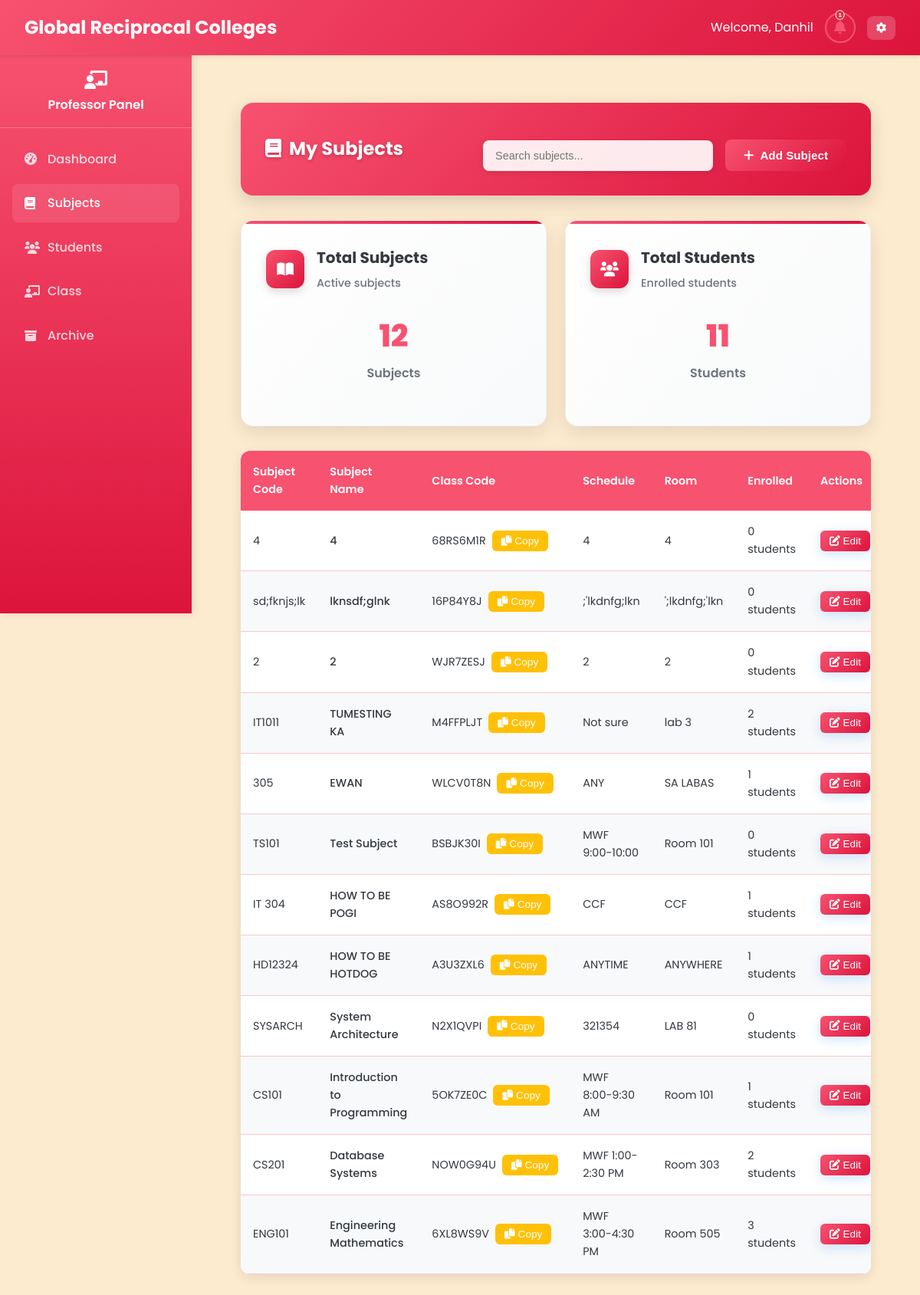
/Professor/manage_subjects.php (signed in), run on the app's committed database.
### tables this page shows
CREATE TABLE `classes` (
  `class_id` varchar(20) NOT NULL,
  `class_name` varchar(100) NOT NULL,
  `class_code` varchar(20) NOT NULL,
  `subject_id` varchar(20) DEFAULT NULL,
  `professor_id` varchar(20) DEFAULT NULL,
  `schedule` varchar(100) DEFAULT NULL,
  `room` varchar(50) DEFAULT NULL,
  `created_at` datetime NOT NULL,
  `updated_at` datetime NOT NULL,
  `section` varchar(10) DEFAULT NULL,
  `semester_id` int(11) DEFAULT NULL,
  `status` enum('active','archived') DEFAULT 'active',
  `school_year_semester_id` int(11) DEFAULT NULL
);

CREATE TABLE `subjects` (
  `subject_id` varchar(20) NOT NULL,
  `subject_name` varchar(100) NOT NULL,
  `subject_code` varchar(20) NOT NULL,
  `description` text DEFAULT NULL,
  `credits` int(11) NOT NULL,
  `duration_id` int(11) DEFAULT NULL,
  `created_at` datetime NOT NULL,
  `updated_at` datetime NOT NULL,
  `semester_id` int(11) DEFAULT NULL
);

### Professor/manage_subjects.php (the view, shortened to what this page needs)
<?php
require_once '../php/db.php';
$professor_id = $_SESSION['user_id'];
$query = "SELECT s.*, s.duration_id, c.class_code, c.schedule, c.room, sys.school_year, sys.semester
          FROM subjects s
          JOIN classes c ON s.subject_id = c.subject_id
          JOIN school_year_semester sys ON c.school_year_semester_id = sys.id
          WHERE c.professor_id = ? AND c.status = 'active'
          ORDER BY s.created_at DESC";
$stmt = $pdo->prepare($query);
$stmt->execute([$professor_id]);
$subjects = $stmt->fetchAll();
$enrollment_counts = [];
foreach ($subjects as $subject) {
    $stmt = $pdo->prepare("SELECT COUNT(*) as count FROM student_classes sc
                          JOIN classes c ON sc.class_id = c.class_id
                          WHERE c.subject_id = ?");
    $stmt->execute([$subject['subject_id']]);
    $enrollment_counts[$subject['subject_id']] = $stmt->fetch()['count'];
}
?>
<!DOCTYPE html>
<html lang="en">
<head>
    <link rel="stylesheet" href="../css/styles_fixed.css">
    <link rel="stylesheet" href="https://cdnjs.cloudflare.com/ajax/libs/font-awesome/6.0.0/css/all.min.css">
</head>
<body>
    <?php include '../includes/navbar_professor.php'; ?>
    <?php include '../includes/sidebar_professor.php'; ?>
    <main class="main-content">
        <div class="dashboard-container">
            <div class="table-header-enhanced">
                <h2 class="table-title-enhanced"><i class="fas fa-book" style="margin-right: 10px;"></i>My Subjects</h2>
                <div class="table-actions-enhanced">
                    <input type="text" id="searchInput" class="search-input-enhanced" placeholder="Search subjects..." onkeyup="filterSubjects()">
                    <button class="stat-primary-btn" onclick="openModal('addSubjectModal')">
                        <i class="fas fa-plus"></i> Add Subject
                    </button>
                </div>
            </div>
            <div class="stats-grid">
                <div class="stat-card-enhanced">
                    <div class="stat-header-enhanced">
                        <div class="stat-icon-enhanced">
                            <i class="fas fa-book-open"></i>
                        </div>
                        <div class="stat-info-enhanced">
                            <h3 class="stat-title-enhanced">Total Subjects</h3>
                            <span class="stat-subtitle-enhanced">Active subjects</span>
                        </div>
                    </div>
                    <div class="stat-metrics-enhanced">
                        <div class="stat-main-metric">
                            <div class="stat-value-enhanced"><?php echo count($subjects); ?></div>
                            <div class="stat-label-enhanced">Subjects</div>
                        </div>
                    </div>
                </div>
                <div class="stat-card-enhanced">
                    <div class="stat-header-enhanced">
                        <div class="stat-icon-enhanced">
                            <i class="fas fa-users"></i>
                        </div>
                        <div class="stat-info-enhanced">
                            <h3 class="stat-title-enhanced">Total Students</h3>
                            <span class="stat-subtitle-enhanced">Enrolled students</span>
                        </div>
                    </div>
                    <div class="stat-metrics-enhanced">
                        <div class="stat-main-metric">
                            <div class="stat-value-enhanced"><?php echo array_sum($enrollment_counts); ?></div>
                            <div class="stat-label-enhanced">Students</div>
                        </div>
                    </div>
                </div>
            </div>
            <div class="table-container-enhanced">
                <table class="table-enhanced">
                    <thead>
                        <tr>
                            <th class="mobile-hidden">Subject Code</th>
                            <th>Subject Name</th>
                            <th>Class Code</th>
                            <th class="mobile-hidden">Schedule</th>
                            <th class="mobile-hidden">Room</th>
                            <th class="mobile-hidden">Enrolled</th>
                            <th class="mobile-hidden">Actions</th>
                        </tr>
                    </thead>
                    <tbody>
                        <?php foreach ($subjects as $subject): ?>
                        <tr>
                            <td class="mobile-hidden"><?php echo $subject['subject_code']; ?></td>
                            <td>
                                <a href="javascript:void(0)" onclick="viewSubjectDetails('<?php echo $subject['subject_id']; ?>')" class="subject-link">
                                    <?php echo $subject['subject_name']; ?>
                                </a>
                            </td>
                            <td>
                                <div class="class-code-display">
                                    <span><?php echo $subject['class_code']; ?></span>
                                    <button class="btn-sm-enhanced btn-warning-enhanced" onclick="regenerateCode('<?php echo $subject['class_code']; ?>')">
                                        <i class="fas fa-copy"></i> Copy
                                    </button>
                                </div>
                            </td>
                            <td class="mobile-hidden"><?php echo $subject['schedule']; ?></td>
                            <td class="mobile-hidden"><?php echo $subject['room']; ?></td>
                            <td class="mobile-hidden"><?php echo $enrollment_counts[$subject['subject_id']] ?? 0; ?> students</td>
                            <td class="mobile-hidden">
                                <div class="action-buttons">
                                    <button class="btn-sm-enhanced btn-primary-enhanced" onclick="editSubject(<?php echo htmlspecialchars(json_encode($subject)); ?>)">
                                        <i class="fas fa-edit"></i> Edit
                                    </button>
                                </div>
                            </td>
                        </tr>
                        <?php endforeach; ?>
                    </tbody>
                </table>
            </div>
        </div>
    </main>
</body>
</html>

### css/styles_fixed.css (style rules this page uses)
:root { --primary: #F75270; --primary-dark: #DC143C; --primary-light: #F7CAC9; --secondary: #F75270; --accent: #F7CAC9; --light: #FDEBD0; --dark: #343a40; --gray: #6c757d; --light-gray: #F7CAC9; --success: #F7CAC9; --warning: #FDEBD0; --danger: #DC143C; --info: #F75270; }
* { margin: 0; padding: 0; box-sizing: border-box; }
body { font-family: 'Poppins', sans-serif; background-color: var(--light); color: var(--dark); line-height: 1.6; }
.main-content { margin-top: 70px; padding: 2rem; min-height: calc(100vh - 70px); background: var(--light); transition: margin-left 0.3s ease; }
.main-content { margin-left: 250px; margin-top: 70px; padding: 2rem; min-height: calc(100vh - 70px); background: var(--light); transition: margin-left 0.3s ease, padding 0.3s ease; }
.dashboard-container { max-width: 1200px; margin: 0 auto; padding: 2rem; }
.stats-grid { display: grid; grid-template-columns: repeat(auto-fill, minmax(350px, 1fr)); gap: 2rem; margin-bottom: 2rem; }
.stat-card-enhanced { background: linear-gradient(135deg, #ffffff 0%, #f8f9fa 100%); border-radius: 16px; padding: 2rem; box-shadow: 0 8px 25px rgba(0, 0, 0, 0.1); border: 1px solid rgba(0, 0, 0, 0.05); transition: all 0.3s ease; position: relative; overflow: hidden; }
.stat-card-enhanced::before { content: ''; position: absolute; top: 0; left: 0; right: 0; height: 4px; background: linear-gradient(90deg, var(--primary) 0%, var(--primary-dark) 100%); }
.stat-header-enhanced { display: flex; align-items: center; gap: 1rem; margin-bottom: 1.5rem; }
.stat-icon-enhanced { width: 50px; height: 50px; background: linear-gradient(135deg, var(--primary) 0%, var(--primary-dark) 100%); border-radius: 12px; display: flex; align-items: center; justify-content: center; color: white; font-size: 1.2rem; box-shadow: 0 4px 12px rgba(0, 0, 0, 0.15); }
.stat-info-enhanced { flex: 1; }
.stat-title-enhanced { font-size: 1.25rem; font-weight: 700; color: var(--dark); margin: 0 0 0.25rem 0; }
.stat-subtitle-enhanced { font-size: 0.9rem; color: var(--gray); font-weight: 500; }
.stat-metrics-enhanced { margin-bottom: 1.5rem; }
.stat-main-metric { text-align: center; margin-bottom: 1.5rem; }
.stat-value-enhanced { font-size: 2.5rem; font-weight: 800; color: var(--primary); margin-bottom: 0.25rem; }
.stat-label-enhanced { font-size: 1rem; color: var(--gray); font-weight: 600; }
.stat-primary-btn { background: linear-gradient(135deg, var(--primary) 0%, var(--primary-dark) 100%); color: white; border: none; padding: 0.75rem 1.5rem; border-radius: 8px; cursor: pointer; font-size: 0.95rem; font-weight: 600; display: inline-flex; align-items: center; gap: 0.5rem; transition: transform 0.2s, box-shadow 0.2s; }
.table-header-enhanced { background: linear-gradient(135deg, var(--primary) 0%, var(--primary-dark) 100%); padding: 2rem; border-radius: 16px; margin-bottom: 2rem; box-shadow: 0 8px 25px rgba(0, 0, 0, 0.15); display: flex; justify-content: space-between; align-items: center; }
.table-title-enhanced { color: white; font-size: 1.5rem; font-weight: 700; margin: 0; text-shadow: 0 2px 4px rgba(0, 0, 0, 0.2); }
.table-actions-enhanced { display: flex; gap: 1rem; }

### includes/sidebar_professor.php (style rules this page uses)
.main-content { margin-left: 250px; padding: 2rem; width: calc(100% - 250px); box-sizing: border-box; }

### data on the page
classes: subject.subject_code "4", subject.subject_name "4", class_code "68RS6M1R", schedule "4", room "4", subject.subject_id "0"
classes: subject.subject_code "sd;fknjs;lk", subject.subject_name "lknsdf;glnk", class_code "16P84Y8J", schedule ";'lkdnfg;lkn", room "';lkdnfg;'lkn", subject.subject_id "0"
classes: subject.subject_code "2", subject.subject_name "2", class_code "WJR7ZESJ", schedule "2", room "2", subject.subject_id "0"
classes: subject.subject_code "IT1011", subject.subject_name "TUMESTING KA", class_code "M4FFPLJT", schedule "Not sure", room "lab 3", subject.subject_id "2"
classes: subject.subject_code "305", subject.subject_name "EWAN", class_code "WLCV0T8N", schedule "ANY", room "SA LABAS", subject.subject_id "1"
classes: subject.subject_code "TS101", subject.subject_name "Test Subject", class_code "BSBJK30I", schedule "MWF 9:00-10:00", room "Room 101", subject.subject_id "0"
classes: subject.subject_code "IT 304", subject.subject_name "HOW TO BE POGI", class_code "AS8O992R", schedule "CCF", room "CCF", subject.subject_id "1"
classes: subject.subject_code "HD12324", subject.subject_name "HOW TO BE HOTDOG", class_code "A3U3ZXL6", schedule "ANYTIME", room "ANYWHERE", subject.subject_id "1"
classes: subject.subject_code "SYSARCH", subject.subject_name "System Architecture", class_code "N2X1QVPI", schedule "321354", room "LAB 81", subject.subject_id "0"
classes: subject.subject_code "CS101", subject.subject_name "Introduction to Programming", class_code "5OK7ZE0C", schedule "MWF 8:00-9:30 AM", room "Room 101", subject.subject_id "1"
classes: subject.subject_code "CS201", subject.subject_name "Database Systems", class_code "NOW0G94U", schedule "MWF 1:00-2:30 PM", room "Room 303", subject.subject_id "2"
classes: subject.subject_code "ENG101", subject.subject_name "Engineering Mathematics", class_code "6XL8WS9V", schedule "MWF 3:00-4:30 PM", room "Room 505", subject_id "3"

### other printed values
$prof_name "Danhil"
$pending_requests_count "1"
count($subjects) "12"
array_sum($enrollment_counts) "11"
